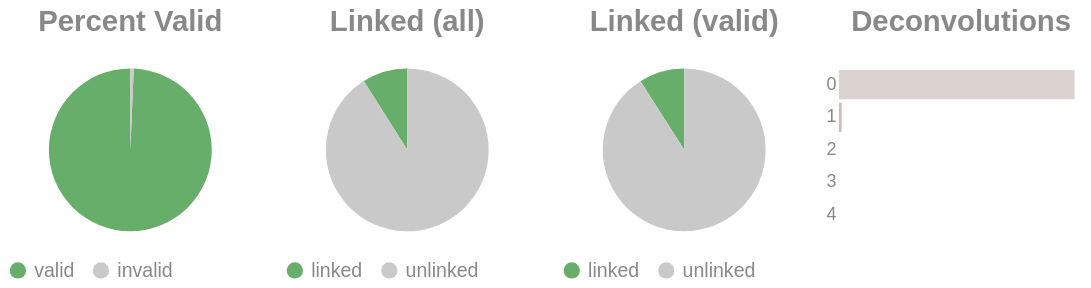

The cell this chart's notebook holds for it:
### Code cell
if SKIPLR:
    pass
else:
    clash = Counter()
    for i in valids['molecule'].to_list():
        _mol = i.split("-")
        if len(_mol) == 1:
            clash.update('0')
        else:
            clash.update(_mol[-1])

    _d = {"deconvolutions": [], 'count': []}
    for k,v in clash.items():
        _d['deconvolutions'].append(k)
        _d['count'].append(v)

    tot_valid = valids['reads'].sum()
    mask = valids['reads'] >= 2
    n_linked_reads = valids.filter(mask)['reads'].sum()
    if n_linked_reads == 0:
        print_html("No linked molecules (>=2 reads) were detected; skipping linked-only distributions.")
        SKIPLR = True
    else:
        perc_valid = round(tot_valid / n_reads, 4)
        linked_perc_abs = round(n_linked_reads / n_reads, 4)
        linked_perc = round(n_linked_reads / tot_valid, 4)

    _valid = pl.DataFrame({"valids": ['valid', 'invalid'], "count": [tot_valid, n_reads - tot_valid]})
    _linked_abs = pl.DataFrame({"linked (absolute)": ['linked', 'unlinked'], "count": [n_linked_reads, n_reads - n_linked_reads]})
    _linked_rel = pl.DataFrame({"linked (valids)": ['linked', 'unlinked'], "count": [n_linked_reads, tot_valid - n_linked_reads]})

    (
        alt.hconcat(
            piechart(_valid, goodval = 'valid', title = "Percent Valid"),
            piechart(_linked_abs, goodval = "linked", title =  "Linked (all)"),
            piechart(_linked_rel, goodval = "linked", title =  "Linked (valid)"),
            convolutionbar(pl.DataFrame(_d), title = "Deconvolutions"),
            center = True,
            bounds = 'flush'
        )
        .resolve_scale(color='independent')
        .resolve_legend('independent')
        .properties(usermeta={'embedOptions': {"actions": False}})
    ).display()

### Figure 1 — Vega-Lite specification as saved in the notebook (floating-point values rounded to 4 significant figures)
{"width": "container", "height": 400, "config": {"title": {"anchor": "start", "dy": -15, "fontSize": 18, "color": "#888888", "subtitleColor": "#888888", "subtitleFontSize": 14}, "arc": {"fill": "#0072B2"}, "axis": {"domainColor": "#888888", "domainWidth": 0.5, "gridWidth": 0.2, "grid": false, "titleFontWeight": 400, "titleFontSize": 15, "labelFontSize": 11, "labelColor": "#888888", "tickColor": "#888888", "tickWidth": 0.2, "titleColor": "#888888"}, "axisBand": {"grid": false}, "axisX": {"grid": true, "tickSize": 10, "domainCap": "round"}, "axisY": {"domain": false, "grid": true, "tickSize": 0, "domainCap": "round"}, "background": "transparent", "header": {"labelFontSize": 15, "labelColor": "#888888", "titleFontSize": 15, "titleFontWeight": 600, "titleColor": "#888888"}, "legend": {"labelFont": "sans-serif", "labelFontSize": 12, "labelColor": "#888888", "symbolSize": 100, "symbolType": "circle", "titleFontSize": 12, "titlePadding": 10, "titleColor": "#888888", "title": null}, "range": {"category": ["#E69F00", "#56B4E9", "#009E73", "#F0E442", "#0072B2", "#D55E00", "#CC79A7", "#000000"], "diverging": ["#cfe8f3", "#a2d4ec", "#73bfe2", "#46abdb", "#1696d2", "#12719e"]}, "area": {"fill": "#0072B2", "fillOpacity": 0.7, "line": true, "strokeOpacity": 0.7}, "line": {"color": "#0072B2", "stroke": "#0072B2", "strokeWidth": 2}, "trail": {"color": "#0072B2", "stroke": "#0072B2", "strokeWidth": 0, "size": 1}, "point": {"filled": true, "fillOpacity": 1.0, "size": 95}, "text": {"color": "#888888", "fontSize": 11, "align": "right", "fontWeight": 400, "size": 11}, "bar": {"fill": "#0072B2", "stroke": null}, "view": {"stroke": null, "continuousWidth": 660, "continuousHeight": 400}}, "hconcat": [{"data": {"name": "data-9e37a8ef51c36140f423d96351ed729d"}, "mark": {"type": "arc"}, "encoding": {"color": {"field": "valids", "legend": {"orient": "bottom", "title": null}, "scale": {"domain": ["valid", "invalid"], "range": ["#68ae6b", "#C9C9C9"]}, "title": "Valids", "type": "nominal"}, "theta": {"field": "count", "type": "quantitative"}, "tooltip": [{"field": "valids", "title": "Valids", "type": "ordinal"}, {"field": "percent", "format": ".2%", "title": "Percent", "type": "quantitative"}, {"field": "count", "title": "Count", "type": "quantitative"}]}, "height": 100, "title": {"text": "Percent Valid", "align": "center", "anchor": "middle"}, "transform": [{"calculate": "datum.count / 1136378", "as": "percent"}], "width": 150}, {"data": {"name": "data-c20f248a8d1d426994a62fcf66b790c0"}, "mark": {"type": "arc"}, "encoding": {"color": {"field": "linked (absolute)", "legend": {"orient": "bottom", "title": null}, "scale": {"domain": ["linked", "unlinked"], "range": ["#68ae6b", "#C9C9C9"]}, "title": "Linked (Absolute)", "type": "nominal"}, "theta": {"field": "count", "type": "quantitative"}, "tooltip": [{"field": "linked (absolute)", "title": "Linked (Absolute)", "type": "ordinal"}, {"field": "percent", "format": ".2%", "title": "Percent", "type": "quantitative"}, {"field": "count", "title": "Count", "type": "quantitative"}]}, "height": 100, "title": {"text": "Linked (all)", "align": "center", "anchor": "middle"}, "transform": [{"calculate": "datum.count / 1136378", "as": "percent"}], "width": 150}, {"data": {"name": "data-7b5f4b596a65864d6b042c7fc98ce0b9"}, "mark": {"type": "arc"}, "encoding": {"color": {"field": "linked (valids)", "legend": {"orient": "bottom", "title": null}, "scale": {"domain": ["linked", "unlinked"], "range": ["#68ae6b", "#C9C9C9"]}, "title": "Linked (Valids)", "type": "nominal"}, "theta": {"field": "count", "type": "quantitative"}, "tooltip": [{"field": "linked (valids)", "title": "Linked (Valids)", "type": "ordinal"}, {"field": "percent", "format": ".2%", "title": "Percent", "type": "quantitative"}, {"field": "count", "title": "Count", "type": "quantitative"}]}, "height": 100, "title": {"text": "Linked (valid)", "align": "center", "anchor": "middle"}, "transform": [{"calculate": "datum.count / 1128706", "as": "percent"}], "width": 150}, {"data": {"name": "data-5dfbe180b8b1c07b35e0afc1aa127b40"}, "mark": {"type": "bar"}, "encoding": {"color": {"field": "deconvolutions", "legend": null, "scale": {"scheme": "lightgreyred"}, "type": "nominal"}, "tooltip": [{"field": "deconvolutions", "title": "Deconvolutions", "type": "ordinal"}, {"field": "percent", "format": ".2%", "title": "Percent", "type": "quantitative"}, {"field": "count", "title": "Count", "type": "quantitative"}], "x": {"axis": null, "field": "count", "type": "quantitative"}, "y": {"field": "deconvolutions", "sort": "ascending", "title": null, "type": "nominal"}}, "height": 100, "title": {"text": "Deconvolutions", "align": "center", "anchor": "middle"}, "transform": [{"calculate": "datum.count / 1073458", "as": "percent"}], "width": 150}], "bounds": "flush", "center": true, "resolve": {"legend": {"angle": "independent"}, "scale": {"color": "independent"}}, "usermeta": {"embedOptions": {"actions": false}}, "$schema": "https://vega.github.io/schema/vega-lite/v6.1.0.json", "datasets": {"data-9e37a8ef51c36140f423d96351ed729d": [{"valids": "valid", "count": 1128706}, {"valids": "invalid", "count": 7672}], "data-c20f248a8d1d426994a62fcf66b790c0": [{"linked (absolute)": "linked", "count": 101821}, {"linked (absolute)": "unlinked", "count": 1034557}], "data-7b5f4b596a65864d6b042c7fc98ce0b9": [{"linked (valids)": "linked", "count": 101821}, {"linked (valids)": "unlinked", "count": 1026885}], "data-5dfbe180b8b1c07b35e0afc1aa127b40": [{"deconvolutions": "0", "count": 1061036}, {"deconvolutions": "1", "count": 12148}, {"deconvolutions": "2", "count": 255}, {"deconvolutions": "3", "count": 18}, {"deconvolutions": "4", "count": 1}]}}
